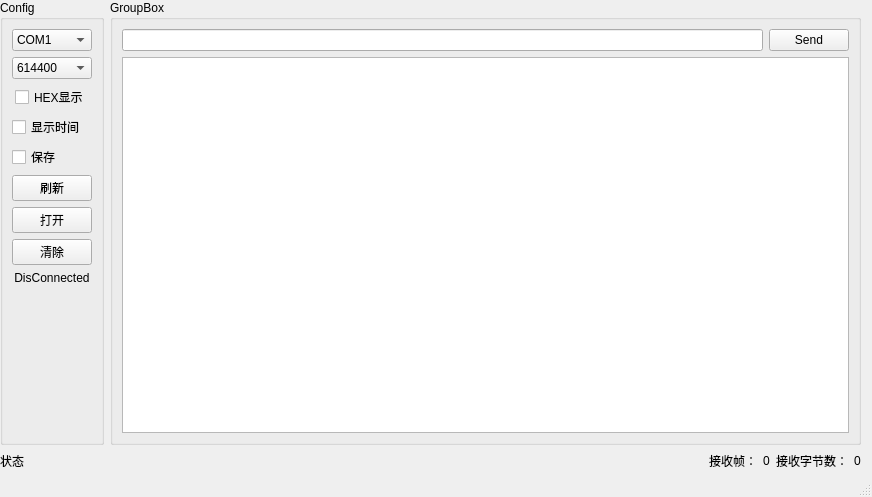
<?xml version="1.0" encoding="UTF-8"?>
<ui version="4.0">
 <class>MainWindow</class>
 <widget class="QMainWindow" name="MainWindow">
  <property name="geometry">
   <rect>
    <x>0</x>
    <y>0</y>
    <width>872</width>
    <height>497</height>
   </rect>
  </property>
  <property name="windowTitle">
   <string>MainWindow</string>
  </property>
  <widget class="QWidget" name="centralwidget">
   <widget class="QWidget" name="layoutWidget">
    <property name="geometry">
     <rect>
      <x>0</x>
      <y>0</y>
      <width>861</width>
      <height>471</height>
     </rect>
    </property>
    <layout class="QVBoxLayout" name="verticalLayout_2">
     <item>
      <layout class="QHBoxLayout" name="horizontalLayout_6">
       <item>
        <widget class="QGroupBox" name="groupBox_4">
         <property name="title">
          <string>Config</string>
         </property>
         <layout class="QHBoxLayout" name="horizontalLayout_3">
          <item>
           <layout class="QVBoxLayout" name="verticalLayout_3">
            <item>
             <widget class="QComboBox" name="cbSerialPort">
              <item>
               <property name="text">
                <string>COM1</string>
               </property>
              </item>
             </widget>
            </item>
            <item>
             <widget class="QComboBox" name="cbBaudRate">
              <item>
               <property name="text">
                <string>614400</string>
               </property>
              </item>
             </widget>
            </item>
            <item alignment="Qt::AlignHCenter|Qt::AlignVCenter">
             <widget class="QCheckBox" name="ckbHexDisplay">
              <property name="text">
               <string>HEX显示</string>
              </property>
             </widget>
            </item>
            <item>
             <widget class="QCheckBox" name="ckbShowTime">
              <property name="text">
               <string>显示时间</string>
              </property>
             </widget>
            </item>
            <item>
             <widget class="QCheckBox" name="ckbSave2File">
              <property name="text">
               <string>保存</string>
              </property>
             </widget>
            </item>
            <item>
             <widget class="QPushButton" name="btnFillAvailablePorts">
              <property name="text">
               <string>刷新</string>
              </property>
             </widget>
            </item>
            <item>
             <widget class="QPushButton" name="btnOpenClose">
              <property name="text">
               <string>打开</string>
              </property>
             </widget>
            </item>
            <item>
             <widget class="QPushButton" name="btnClear">
              <property name="text">
               <string>清除</string>
              </property>
             </widget>
            </item>
            <item>
             <widget class="QLabel" name="lbStatus">
              <property name="minimumSize">
               <size>
                <width>80</width>
                <height>0</height>
               </size>
              </property>
              <property name="text">
               <string>DisConnected</string>
              </property>
              <property name="alignment">
               <set>Qt::AlignCenter</set>
              </property>
             </widget>
            </item>
            <item>
             <spacer name="verticalSpacer">
              <property name="orientation">
               <enum>Qt::Vertical</enum>
              </property>
              <property name="sizeHint" stdset="0">
               <size>
                <width>20</width>
                <height>40</height>
               </size>
              </property>
             </spacer>
            </item>
           </layout>
          </item>
         </layout>
        </widget>
       </item>
       <item>
        <widget class="QGroupBox" name="groupBox_5">
         <property name="title">
          <string>GroupBox</string>
         </property>
         <layout class="QVBoxLayout" name="verticalLayout">
          <item>
           <layout class="QHBoxLayout" name="horizontalLayout">
            <item>
             <widget class="QLineEdit" name="lintSendData"/>
            </item>
            <item>
             <widget class="QPushButton" name="btnSend">
              <property name="text">
               <string>Send</string>
              </property>
             </widget>
            </item>
           </layout>
          </item>
          <item>
           <widget class="QPlainTextEdit" name="plainTextEdit"/>
          </item>
         </layout>
        </widget>
       </item>
      </layout>
     </item>
     <item>
      <layout class="QHBoxLayout" name="horizontalLayout_2">
       <item>
        <widget class="QLabel" name="label">
         <property name="text">
          <string>状态</string>
         </property>
        </widget>
       </item>
       <item>
        <spacer name="horizontalSpacer">
         <property name="orientation">
          <enum>Qt::Horizontal</enum>
         </property>
         <property name="sizeHint" stdset="0">
          <size>
           <width>40</width>
           <height>20</height>
          </size>
         </property>
        </spacer>
       </item>
       <item>
        <widget class="QLabel" name="label_2">
         <property name="text">
          <string>接收帧：</string>
         </property>
        </widget>
       </item>
       <item>
        <widget class="QLabel" name="lbFrameCount">
         <property name="text">
          <string>0</string>
         </property>
        </widget>
       </item>
       <item>
        <widget class="QLabel" name="label_4">
         <property name="text">
          <string>接收字节数：</string>
         </property>
        </widget>
       </item>
       <item>
        <widget class="QLabel" name="lbRecvCount">
         <property name="text">
          <string>0</string>
         </property>
        </widget>
       </item>
      </layout>
     </item>
    </layout>
   </widget>
  </widget>
  <widget class="QStatusBar" name="statusbar"/>
 </widget>
 <resources/>
 <connections/>
</ui>
